Frame 1 (no input): blank canvas, image omitted
Frame 60 (the mouse pressed at the canvas centre just before this capture): blank canvas, image omitted
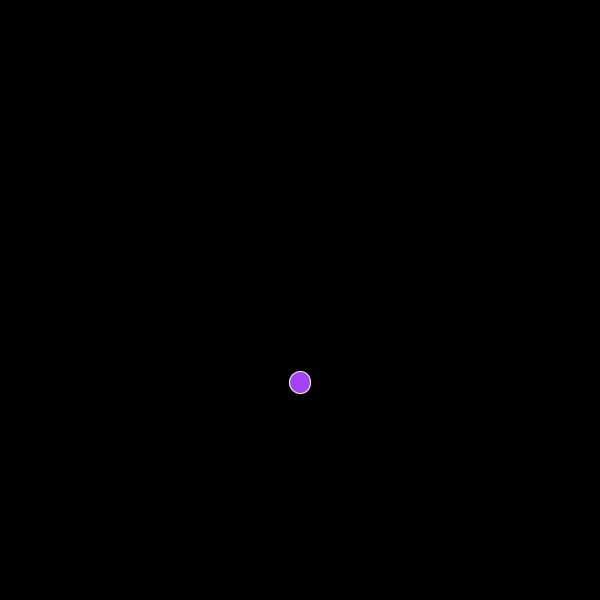
Frame 120 (the mouse held since frame 60 and released just before this capture)

The Processing sketch whose frames 1 and 60 were blank and that drew this single picture after the mouse press (run headless with seeded random() and noise(); from frame 60 on, the mouse is pressed at the canvas centre):

// Processing sketch: OSIDECC_20160702_5c
// ── OSIDECC_20160702_5c.pde
ArrayList myBall;

void setup(){
  size(600,600);
  smooth();
  myBall = new ArrayList();

}

void draw(){
  background(0);
  for(int i=0;i<myBall.size();i++){
    Ball mb = (Ball)myBall.get(i);
    mb.run();
  }
}

void mousePressed(){
  PVector mb = new PVector(mouseX,mouseY);
  color cb = color(random(255),random(255),random(255));
  myBall.add(new Ball(mb,random(5,30),cb));
  
}
// ── Ball.pde
class Ball {
  PVector loc;
  PVector speed = new PVector(0, 0);
  PVector acc = new PVector(0, 0);
  PVector gravity = new PVector(0,0.05);
  float r;
  color c;

  Ball(PVector loc_, float r_, color c_) {
    loc = loc_;
    r=r_;
    c=c_;
  }

  void run() {
    update();//
    display();
    bounce();//ball bouncing with edges of canvas
    collide();//balls collide with each other
  }

  void collide() {
    for (int i=0;i<myBall.size();i++) {
      Ball other = (Ball)myBall.get(i);
      PVector diff = PVector.sub(loc,other.loc);
      float distance = diff.mag();
      
      if (distance >0 && distance <r+other.r) {
        diff.normalize();
        diff.mult(20/r);//small balls can be more easierly change motion
        acc.add(diff);
      }
    }
  }

  void update() {
    acc.add(gravity);
    speed.add(acc);
    //computing resistance from the air
    speed.mult(0.995);
    //limit the speed to maxium of 5
    if(speed.mag()>5){
      speed.normalize();
      speed.mult(5);
    }
    loc.add(speed);
    acc = new PVector(0, 0);
  }

  void bounce() {
    if (loc.x>width-r) {
      speed.x*=-1;
      loc.x = width-r;
    }
    if (loc.x<r) {
      speed.x*=-1;
      loc.x = r;
    }
    if (loc.y>height-r) {
      speed.y*=-1;
      loc.y = height-r;
    }
    if (loc.y<r) {
      speed.y*=-1;
      loc.y = r;
    }
  }

  void display() {
    stroke(255);
    fill(c); 
    ellipse(loc.x, loc.y, r*2, r*2);
  }
}
